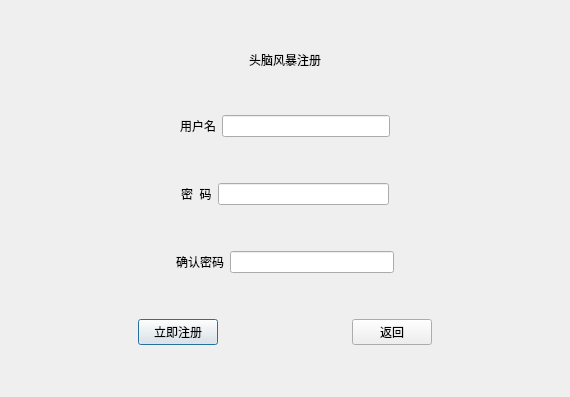
<?xml version="1.0" encoding="UTF-8"?>
<ui version="4.0">
 <class>Register</class>
 <widget class="QDialog" name="Register">
  <property name="geometry">
   <rect>
    <x>0</x>
    <y>0</y>
    <width>570</width>
    <height>397</height>
   </rect>
  </property>
  <property name="windowTitle">
   <string>Dialog</string>
  </property>
  <layout class="QHBoxLayout" name="horizontalLayout_5">
   <item>
    <layout class="QVBoxLayout" name="verticalLayout">
     <property name="sizeConstraint">
      <enum>QLayout::SetNoConstraint</enum>
     </property>
     <item>
      <widget class="QLabel" name="label_4">
       <property name="sizePolicy">
        <sizepolicy hsizetype="Preferred" vsizetype="Fixed">
         <horstretch>0</horstretch>
         <verstretch>0</verstretch>
        </sizepolicy>
       </property>
       <property name="styleSheet">
        <string notr="true">font: 14pt &quot;宋体&quot;;</string>
       </property>
       <property name="text">
        <string>头脑风暴注册</string>
       </property>
       <property name="alignment">
        <set>Qt::AlignCenter</set>
       </property>
      </widget>
     </item>
     <item>
      <layout class="QHBoxLayout" name="horizontalLayout">
       <item>
        <spacer name="horizontalSpacer_10">
         <property name="orientation">
          <enum>Qt::Horizontal</enum>
         </property>
         <property name="sizeHint" stdset="0">
          <size>
           <width>40</width>
           <height>20</height>
          </size>
         </property>
        </spacer>
       </item>
       <item>
        <widget class="QLabel" name="label">
         <property name="styleSheet">
          <string notr="true">font: 14pt &quot;宋体&quot;;</string>
         </property>
         <property name="text">
          <string>用户名</string>
         </property>
        </widget>
       </item>
       <item>
        <widget class="QLineEdit" name="lineEdit_user"/>
       </item>
       <item>
        <spacer name="horizontalSpacer_2">
         <property name="orientation">
          <enum>Qt::Horizontal</enum>
         </property>
         <property name="sizeHint" stdset="0">
          <size>
           <width>40</width>
           <height>20</height>
          </size>
         </property>
        </spacer>
       </item>
      </layout>
     </item>
     <item>
      <layout class="QHBoxLayout" name="horizontalLayout_2">
       <item>
        <spacer name="horizontalSpacer_3">
         <property name="orientation">
          <enum>Qt::Horizontal</enum>
         </property>
         <property name="sizeHint" stdset="0">
          <size>
           <width>40</width>
           <height>20</height>
          </size>
         </property>
        </spacer>
       </item>
       <item>
        <widget class="QLabel" name="label_2">
         <property name="styleSheet">
          <string notr="true">font: 14pt &quot;宋体&quot;;</string>
         </property>
         <property name="text">
          <string>密  码</string>
         </property>
        </widget>
       </item>
       <item>
        <widget class="QLineEdit" name="lineEdit_passwd"/>
       </item>
       <item>
        <spacer name="horizontalSpacer_4">
         <property name="orientation">
          <enum>Qt::Horizontal</enum>
         </property>
         <property name="sizeHint" stdset="0">
          <size>
           <width>40</width>
           <height>20</height>
          </size>
         </property>
        </spacer>
       </item>
      </layout>
     </item>
     <item>
      <layout class="QHBoxLayout" name="horizontalLayout_3">
       <item>
        <spacer name="horizontalSpacer">
         <property name="orientation">
          <enum>Qt::Horizontal</enum>
         </property>
         <property name="sizeType">
          <enum>QSizePolicy::Expanding</enum>
         </property>
         <property name="sizeHint" stdset="0">
          <size>
           <width>10</width>
           <height>20</height>
          </size>
         </property>
        </spacer>
       </item>
       <item>
        <widget class="QLabel" name="label_3">
         <property name="styleSheet">
          <string notr="true">font: 14pt &quot;宋体&quot;;</string>
         </property>
         <property name="text">
          <string>确认密码</string>
         </property>
        </widget>
       </item>
       <item>
        <widget class="QLineEdit" name="lineEdit_passwd2"/>
       </item>
       <item>
        <spacer name="horizontalSpacer_6">
         <property name="orientation">
          <enum>Qt::Horizontal</enum>
         </property>
         <property name="sizeType">
          <enum>QSizePolicy::Expanding</enum>
         </property>
         <property name="sizeHint" stdset="0">
          <size>
           <width>40</width>
           <height>20</height>
          </size>
         </property>
        </spacer>
       </item>
      </layout>
     </item>
     <item>
      <layout class="QHBoxLayout" name="horizontalLayout_4">
       <item>
        <spacer name="horizontalSpacer_8">
         <property name="orientation">
          <enum>Qt::Horizontal</enum>
         </property>
         <property name="sizeHint" stdset="0">
          <size>
           <width>40</width>
           <height>20</height>
          </size>
         </property>
        </spacer>
       </item>
       <item>
        <widget class="QPushButton" name="pushButton_reg">
         <property name="text">
          <string>立即注册</string>
         </property>
        </widget>
       </item>
       <item>
        <spacer name="horizontalSpacer_7">
         <property name="orientation">
          <enum>Qt::Horizontal</enum>
         </property>
         <property name="sizeHint" stdset="0">
          <size>
           <width>40</width>
           <height>20</height>
          </size>
         </property>
        </spacer>
       </item>
       <item>
        <widget class="QPushButton" name="pushButton_back">
         <property name="text">
          <string>返回</string>
         </property>
        </widget>
       </item>
       <item>
        <spacer name="horizontalSpacer_9">
         <property name="orientation">
          <enum>Qt::Horizontal</enum>
         </property>
         <property name="sizeHint" stdset="0">
          <size>
           <width>40</width>
           <height>20</height>
          </size>
         </property>
        </spacer>
       </item>
      </layout>
     </item>
    </layout>
   </item>
  </layout>
 </widget>
 <resources/>
 <connections/>
</ui>
